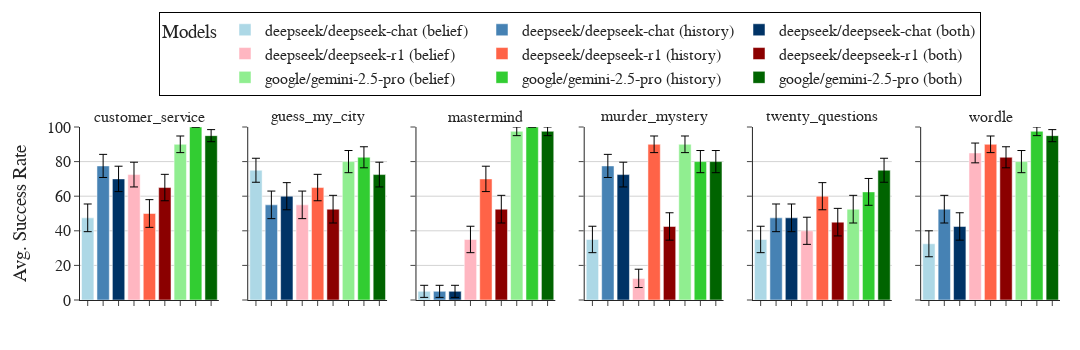

This figure's notebook cell:
### Code cell
fig = plot_win_rates(summary_df)
fig.show()

### Figure 1 — Plotly figure (JSON) as saved in the notebook; plotly's stock layout.template omitted (floating-point values rounded to 4 significant figures)
{"data": [{"error_y": {"array": [7.996], "color": "black", "thickness": 1, "type": "data", "visible": true, "width": 4}, "hovertemplate": "Env: customer_service<br>Word Limit: None<br>Model: deepseek/deepseek-chat (belief)<br>Success Rate: {y:.2f}%<br>SEM: 8.00%<br>N: 40", "marker": {"color": "#ADD8E6"}, "name": "deepseek/deepseek-chat (belief)", "showlegend": true, "type": "bar", "width": 0.8, "x": ["deepseek/deepseek-chat (belief)"], "xaxis": "x", "y": [47.5], "yaxis": "y"}, {"error_y": {"array": [6.687], "color": "black", "thickness": 1, "type": "data", "visible": true, "width": 4}, "hovertemplate": "Env: customer_service<br>Word Limit: None<br>Model: deepseek/deepseek-chat (history)<br>Success Rate: {y:.2f}%<br>SEM: 6.69%<br>N: 40", "marker": {"color": "#4682B4"}, "name": "deepseek/deepseek-chat (history)", "showlegend": true, "type": "bar", "width": 0.8, "x": ["deepseek/deepseek-chat (history)"], "xaxis": "x", "y": [77.5], "yaxis": "y"}, {"error_y": {"array": [7.338], "color": "black", "thickness": 1, "type": "data", "visible": true, "width": 4}, "hovertemplate": "Env: customer_service<br>Word Limit: None<br>Model: deepseek/deepseek-chat (both)<br>Success Rate: {y:.2f}%<br>SEM: 7.34%<br>N: 40", "marker": {"color": "#003366"}, "name": "deepseek/deepseek-chat (both)", "showlegend": true, "type": "bar", "width": 0.8, "x": ["deepseek/deepseek-chat (both)"], "xaxis": "x", "y": [70.0], "yaxis": "y"}, {"error_y": {"array": [7.15], "color": "black", "thickness": 1, "type": "data", "visible": true, "width": 4}, "hovertemplate": "Env: customer_service<br>Word Limit: None<br>Model: deepseek/deepseek-r1 (belief)<br>Success Rate: {y:.2f}%<br>SEM: 7.15%<br>N: 40", "marker": {"color": "#FFB6C1"}, "name": "deepseek/deepseek-r1 (belief)", "showlegend": true, "type": "bar", "width": 0.8, "x": ["deepseek/deepseek-r1 (belief)"], "xaxis": "x", "y": [72.5], "yaxis": "y"}, {"error_y": {"array": [8.006], "color": "black", "thickness": 1, "type": "data", "visible": true, "width": 4}, "hovertemplate": "Env: customer_service<br>Word Limit: None<br>Model: deepseek/deepseek-r1 (history)<br>Success Rate: {y:.2f}%<br>SEM: 8.01%<br>N: 40", "marker": {"color": "#FF6347"}, "name": "deepseek/deepseek-r1 (history)", "showlegend": true, "type": "bar", "width": 0.8, "x": ["deepseek/deepseek-r1 (history)"], "xaxis": "x", "y": [50.0], "yaxis": "y"}, {"error_y": {"array": [7.638], "color": "black", "thickness": 1, "type": "data", "visible": true, "width": 4}, "hovertemplate": "Env: customer_service<br>Word Limit: None<br>Model: deepseek/deepseek-r1 (both)<br>Success Rate: {y:.2f}%<br>SEM: 7.64%<br>N: 40", "marker": {"color": "#8B0000"}, "name": "deepseek/deepseek-r1 (both)", "showlegend": true, "type": "bar", "width": 0.8, "x": ["deepseek/deepseek-r1 (both)"], "xaxis": "x", "y": [65.0], "yaxis": "y"}, {"error_y": {"array": [4.804], "color": "black", "thickness": 1, "type": "data", "visible": true, "width": 4}, "hovertemplate": "Env: customer_service<br>Word Limit: None<br>Model: google/gemini-2.5-pro (belief)<br>Success Rate: {y:.2f}%<br>SEM: 4.80%<br>N: 40", "marker": {"color": "#90EE90"}, "name": "google/gemini-2.5-pro (belief)", "showlegend": true, "type": "bar", "width": 0.8, "x": ["google/gemini-2.5-pro (belief)"], "xaxis": "x", "y": [90.0], "yaxis": "y"}, {"error_y": {"array": [0.0], "color": "black", "thickness": 1, "type": "data", "visible": true, "width": 4}, "hovertemplate": "Env: customer_service<br>Word Limit: None<br>Model: google/gemini-2.5-pro (history)<br>Success Rate: {y:.2f}%<br>SEM: 0.00%<br>N: 40", "marker": {"color": "#32CD32"}, "name": "google/gemini-2.5-pro (history)", "showlegend": true, "type": "bar", "width": 0.8, "x": ["google/gemini-2.5-pro (history)"], "xaxis": "x", "y": [100.0], "yaxis": "y"}, {"error_y": {"array": [3.49], "color": "black", "thickness": 1, "type": "data", "visible": true, "width": 4}, "hovertemplate": "Env: customer_service<br>Word Limit: None<br>Model: google/gemini-2.5-pro (both)<br>Success Rate: {y:.2f}%<br>SEM: 3.49%<br>N: 40", "marker": {"color": "#006400"}, "name": "google/gemini-2.5-pro (both)", "showlegend": true, "type": "bar", "width": 0.8, "x": ["google/gemini-2.5-pro (both)"], "xaxis": "x", "y": [95.0], "yaxis": "y"}, {"error_y": {"array": [6.934], "color": "black", "thickness": 1, "type": "data", "visible": true, "width": 4}, "hovertemplate": "Env: guess_my_city<br>Word Limit: None<br>Model: deepseek/deepseek-chat (belief)<br>Success Rate: {y:.2f}%<br>SEM: 6.93%<br>N: 40", "marker": {"color": "#ADD8E6"}, "name": "deepseek/deepseek-chat (belief)", "showlegend": false, "type": "bar", "width": 0.8, "x": ["deepseek/deepseek-chat (belief)"], "xaxis": "x2", "y": [75.0], "yaxis": "y2"}, {"error_y": {"array": [7.966], "color": "black", "thickness": 1, "type": "data", "visible": true, "width": 4}, "hovertemplate": "Env: guess_my_city<br>Word Limit: None<br>Model: deepseek/deepseek-chat (history)<br>Success Rate: {y:.2f}%<br>SEM: 7.97%<br>N: 40", "marker": {"color": "#4682B4"}, "name": "deepseek/deepseek-chat (history)", "showlegend": false, "type": "bar", "width": 0.8, "x": ["deepseek/deepseek-chat (history)"], "xaxis": "x2", "y": [55.0], "yaxis": "y2"}, {"error_y": {"array": [7.845], "color": "black", "thickness": 1, "type": "data", "visible": true, "width": 4}, "hovertemplate": "Env: guess_my_city<br>Word Limit: None<br>Model: deepseek/deepseek-chat (both)<br>Success Rate: {y:.2f}%<br>SEM: 7.84%<br>N: 40", "marker": {"color": "#003366"}, "name": "deepseek/deepseek-chat (both)", "showlegend": false, "type": "bar", "width": 0.8, "x": ["deepseek/deepseek-chat (both)"], "xaxis": "x2", "y": [60.0], "yaxis": "y2"}, {"error_y": {"array": [7.966], "color": "black", "thickness": 1, "type": "data", "visible": true, "width": 4}, "hovertemplate": "Env: guess_my_city<br>Word Limit: None<br>Model: deepseek/deepseek-r1 (belief)<br>Success Rate: {y:.2f}%<br>SEM: 7.97%<br>N: 40", "marker": {"color": "#FFB6C1"}, "name": "deepseek/deepseek-r1 (belief)", "showlegend": false, "type": "bar", "width": 0.8, "x": ["deepseek/deepseek-r1 (belief)"], "xaxis": "x2", "y": [55.0], "yaxis": "y2"}, {"error_y": {"array": [7.638], "color": "black", "thickness": 1, "type": "data", "visible": true, "width": 4}, "hovertemplate": "Env: guess_my_city<br>Word Limit: None<br>Model: deepseek/deepseek-r1 (history)<br>Success Rate: {y:.2f}%<br>SEM: 7.64%<br>N: 40", "marker": {"color": "#FF6347"}, "name": "deepseek/deepseek-r1 (history)", "showlegend": false, "type": "bar", "width": 0.8, "x": ["deepseek/deepseek-r1 (history)"], "xaxis": "x2", "y": [65.0], "yaxis": "y2"}, {"error_y": {"array": [7.996], "color": "black", "thickness": 1, "type": "data", "visible": true, "width": 4}, "hovertemplate": "Env: guess_my_city<br>Word Limit: None<br>Model: deepseek/deepseek-r1 (both)<br>Success Rate: {y:.2f}%<br>SEM: 8.00%<br>N: 40", "marker": {"color": "#8B0000"}, "name": "deepseek/deepseek-r1 (both)", "showlegend": false, "type": "bar", "width": 0.8, "x": ["deepseek/deepseek-r1 (both)"], "xaxis": "x2", "y": [52.5], "yaxis": "y2"}, {"error_y": {"array": [6.405], "color": "black", "thickness": 1, "type": "data", "visible": true, "width": 4}, "hovertemplate": "Env: guess_my_city<br>Word Limit: None<br>Model: google/gemini-2.5-pro (belief)<br>Success Rate: {y:.2f}%<br>SEM: 6.41%<br>N: 40", "marker": {"color": "#90EE90"}, "name": "google/gemini-2.5-pro (belief)", "showlegend": false, "type": "bar", "width": 0.8, "x": ["google/gemini-2.5-pro (belief)"], "xaxis": "x2", "y": [80.0], "yaxis": "y2"}, {"error_y": {"array": [6.084], "color": "black", "thickness": 1, "type": "data", "visible": true, "width": 4}, "hovertemplate": "Env: guess_my_city<br>Word Limit: None<br>Model: google/gemini-2.5-pro (history)<br>Success Rate: {y:.2f}%<br>SEM: 6.08%<br>N: 40", "marker": {"color": "#32CD32"}, "name": "google/gemini-2.5-pro (history)", "showlegend": false, "type": "bar", "width": 0.8, "x": ["google/gemini-2.5-pro (history)"], "xaxis": "x2", "y": [82.5], "yaxis": "y2"}, {"error_y": {"array": [7.15], "color": "black", "thickness": 1, "type": "data", "visible": true, "width": 4}, "hovertemplate": "Env: guess_my_city<br>Word Limit: None<br>Model: google/gemini-2.5-pro (both)<br>Success Rate: {y:.2f}%<br>SEM: 7.15%<br>N: 40", "marker": {"color": "#006400"}, "name": "google/gemini-2.5-pro (both)", "showlegend": false, "type": "bar", "width": 0.8, "x": ["google/gemini-2.5-pro (both)"], "xaxis": "x2", "y": [72.5], "yaxis": "y2"}, {"error_y": {"array": [3.49], "color": "black", "thickness": 1, "type": "data", "visible": true, "width": 4}, "hovertemplate": "Env: mastermind<br>Word Limit: None<br>Model: deepseek/deepseek-chat (belief)<br>Success Rate: {y:.2f}%<br>SEM: 3.49%<br>N: 40", "marker": {"color": "#ADD8E6"}, "name": "deepseek/deepseek-chat (belief)", "showlegend": false, "type": "bar", "width": 0.8, "x": ["deepseek/deepseek-chat (belief)"], "xaxis": "x3", "y": [5.0], "yaxis": "y3"}, {"error_y": {"array": [3.49], "color": "black", "thickness": 1, "type": "data", "visible": true, "width": 4}, "hovertemplate": "Env: mastermind<br>Word Limit: None<br>Model: deepseek/deepseek-chat (history)<br>Success Rate: {y:.2f}%<br>SEM: 3.49%<br>N: 40", "marker": {"color": "#4682B4"}, "name": "deepseek/deepseek-chat (history)", "showlegend": false, "type": "bar", "width": 0.8, "x": ["deepseek/deepseek-chat (history)"], "xaxis": "x3", "y": [5.0], "yaxis": "y3"}, {"error_y": {"array": [3.49], "color": "black", "thickness": 1, "type": "data", "visible": true, "width": 4}, "hovertemplate": "Env: mastermind<br>Word Limit: None<br>Model: deepseek/deepseek-chat (both)<br>Success Rate: {y:.2f}%<br>SEM: 3.49%<br>N: 40", "marker": {"color": "#003366"}, "name": "deepseek/deepseek-chat (both)", "showlegend": false, "type": "bar", "width": 0.8, "x": ["deepseek/deepseek-chat (both)"], "xaxis": "x3", "y": [5.0], "yaxis": "y3"}, {"error_y": {"array": [7.638], "color": "black", "thickness": 1, "type": "data", "visible": true, "width": 4}, "hovertemplate": "Env: mastermind<br>Word Limit: None<br>Model: deepseek/deepseek-r1 (belief)<br>Success Rate: {y:.2f}%<br>SEM: 7.64%<br>N: 40", "marker": {"color": "#FFB6C1"}, "name": "deepseek/deepseek-r1 (belief)", "showlegend": false, "type": "bar", "width": 0.8, "x": ["deepseek/deepseek-r1 (belief)"], "xaxis": "x3", "y": [35.0], "yaxis": "y3"}, {"error_y": {"array": [7.338], "color": "black", "thickness": 1, "type": "data", "visible": true, "width": 4}, "hovertemplate": "Env: mastermind<br>Word Limit: None<br>Model: deepseek/deepseek-r1 (history)<br>Success Rate: {y:.2f}%<br>SEM: 7.34%<br>N: 40", "marker": {"color": "#FF6347"}, "name": "deepseek/deepseek-r1 (history)", "showlegend": false, "type": "bar", "width": 0.8, "x": ["deepseek/deepseek-r1 (history)"], "xaxis": "x3", "y": [70.0], "yaxis": "y3"}, {"error_y": {"array": [7.996], "color": "black", "thickness": 1, "type": "data", "visible": true, "width": 4}, "hovertemplate": "Env: mastermind<br>Word Limit: None<br>Model: deepseek/deepseek-r1 (both)<br>Success Rate: {y:.2f}%<br>SEM: 8.00%<br>N: 40", "marker": {"color": "#8B0000"}, "name": "deepseek/deepseek-r1 (both)", "showlegend": false, "type": "bar", "width": 0.8, "x": ["deepseek/deepseek-r1 (both)"], "xaxis": "x3", "y": [52.5], "yaxis": "y3"}, {"error_y": {"array": [2.5], "color": "black", "thickness": 1, "type": "data", "visible": true, "width": 4}, "hovertemplate": "Env: mastermind<br>Word Limit: None<br>Model: google/gemini-2.5-pro (belief)<br>Success Rate: {y:.2f}%<br>SEM: 2.50%<br>N: 40", "marker": {"color": "#90EE90"}, "name": "google/gemini-2.5-pro (belief)", "showlegend": false, "type": "bar", "width": 0.8, "x": ["google/gemini-2.5-pro (belief)"], "xaxis": "x3", "y": [97.5], "yaxis": "y3"}, {"error_y": {"array": [0.0], "color": "black", "thickness": 1, "type": "data", "visible": true, "width": 4}, "hovertemplate": "Env: mastermind<br>Word Limit: None<br>Model: google/gemini-2.5-pro (history)<br>Success Rate: {y:.2f}%<br>SEM: 0.00%<br>N: 40", "marker": {"color": "#32CD32"}, "name": "google/gemini-2.5-pro (history)", "showlegend": false, "type": "bar", "width": 0.8, "x": ["google/gemini-2.5-pro (history)"], "xaxis": "x3", "y": [100.0], "yaxis": "y3"}, {"error_y": {"array": [2.5], "color": "black", "thickness": 1, "type": "data", "visible": true, "width": 4}, "hovertemplate": "Env: mastermind<br>Word Limit: None<br>Model: google/gemini-2.5-pro (both)<br>Success Rate: {y:.2f}%<br>SEM: 2.50%<br>N: 40", "marker": {"color": "#006400"}, "name": "google/gemini-2.5-pro (both)", "showlegend": false, "type": "bar", "width": 0.8, "x": ["google/gemini-2.5-pro (both)"], "xaxis": "x3", "y": [97.5], "yaxis": "y3"}, {"error_y": {"array": [7.638], "color": "black", "thickness": 1, "type": "data", "visible": true, "width": 4}, "hovertemplate": "Env: murder_mystery<br>Word Limit: None<br>Model: deepseek/deepseek-chat (belief)<br>Success Rate: {y:.2f}%<br>SEM: 7.64%<br>N: 40", "marker": {"color": "#ADD8E6"}, "name": "deepseek/deepseek-chat (belief)", "showlegend": false, "type": "bar", "width": 0.8, "x": ["deepseek/deepseek-chat (belief)"], "xaxis": "x4", "y": [35.0], "yaxis": "y4"}, {"error_y": {"array": [6.687], "color": "black", "thickness": 1, "type": "data", "visible": true, "width": 4}, "hovertemplate": "Env: murder_mystery<br>Word Limit: None<br>Model: deepseek/deepseek-chat (history)<br>Success Rate: {y:.2f}%<br>SEM: 6.69%<br>N: 40", "marker": {"color": "#4682B4"}, "name": "deepseek/deepseek-chat (history)", "showlegend": false, "type": "bar", "width": 0.8, "x": ["deepseek/deepseek-chat (history)"], "xaxis": "x4", "y": [77.5], "yaxis": "y4"}, {"error_y": {"array": [7.15], "color": "black", "thickness": 1, "type": "data", "visible": true, "width": 4}, "hovertemplate": "Env: murder_mystery<br>Word Limit: None<br>Model: deepseek/deepseek-chat (both)<br>Success Rate: {y:.2f}%<br>SEM: 7.15%<br>N: 40", "marker": {"color": "#003366"}, "name": "deepseek/deepseek-chat (both)", "showlegend": false, "type": "bar", "width": 0.8, "x": ["deepseek/deepseek-chat (both)"], "xaxis": "x4", "y": [72.5], "yaxis": "y4"}, {"error_y": {"array": [5.296], "color": "black", "thickness": 1, "type": "data", "visible": true, "width": 4}, "hovertemplate": "Env: murder_mystery<br>Word Limit: None<br>Model: deepseek/deepseek-r1 (belief)<br>Success Rate: {y:.2f}%<br>SEM: 5.30%<br>N: 40", "marker": {"color": "#FFB6C1"}, "name": "deepseek/deepseek-r1 (belief)", "showlegend": false, "type": "bar", "width": 0.8, "x": ["deepseek/deepseek-r1 (belief)"], "xaxis": "x4", "y": [12.5], "yaxis": "y4"}, {"error_y": {"array": [4.804], "color": "black", "thickness": 1, "type": "data", "visible": true, "width": 4}, "hovertemplate": "Env: murder_mystery<br>Word Limit: None<br>Model: deepseek/deepseek-r1 (history)<br>Success Rate: {y:.2f}%<br>SEM: 4.80%<br>N: 40", "marker": {"color": "#FF6347"}, "name": "deepseek/deepseek-r1 (history)", "showlegend": false, "type": "bar", "width": 0.8, "x": ["deepseek/deepseek-r1 (history)"], "xaxis": "x4", "y": [90.0], "yaxis": "y4"}, {"error_y": {"array": [7.916], "color": "black", "thickness": 1, "type": "data", "visible": true, "width": 4}, "hovertemplate": "Env: murder_mystery<br>Word Limit: None<br>Model: deepseek/deepseek-r1 (both)<br>Success Rate: {y:.2f}%<br>SEM: 7.92%<br>N: 40", "marker": {"color": "#8B0000"}, "name": "deepseek/deepseek-r1 (both)", "showlegend": false, "type": "bar", "width": 0.8, "x": ["deepseek/deepseek-r1 (both)"], "xaxis": "x4", "y": [42.5], "yaxis": "y4"}, {"error_y": {"array": [4.804], "color": "black", "thickness": 1, "type": "data", "visible": true, "width": 4}, "hovertemplate": "Env: murder_mystery<br>Word Limit: None<br>Model: google/gemini-2.5-pro (belief)<br>Success Rate: {y:.2f}%<br>SEM: 4.80%<br>N: 40", "marker": {"color": "#90EE90"}, "name": "google/gemini-2.5-pro (belief)", "showlegend": false, "type": "bar", "width": 0.8, "x": ["google/gemini-2.5-pro (belief)"], "xaxis": "x4", "y": [90.0], "yaxis": "y4"}, {"error_y": {"array": [6.405], "color": "black", "thickness": 1, "type": "data", "visible": true, "width": 4}, "hovertemplate": "Env: murder_mystery<br>Word Limit: None<br>Model: google/gemini-2.5-pro (history)<br>Success Rate: {y:.2f}%<br>SEM: 6.41%<br>N: 40", "marker": {"color": "#32CD32"}, "name": "google/gemini-2.5-pro (history)", "showlegend": false, "type": "bar", "width": 0.8, "x": ["google/gemini-2.5-pro (history)"], "xaxis": "x4", "y": [80.0], "yaxis": "y4"}, {"error_y": {"array": [6.405], "color": "black", "thickness": 1, "type": "data", "visible": true, "width": 4}, "hovertemplate": "Env: murder_mystery<br>Word Limit: None<br>Model: google/gemini-2.5-pro (both)<br>Success Rate: {y:.2f}%<br>SEM: 6.41%<br>N: 40", "marker": {"color": "#006400"}, "name": "google/gemini-2.5-pro (both)", "showlegend": false, "type": "bar", "width": 0.8, "x": ["google/gemini-2.5-pro (both)"], "xaxis": "x4", "y": [80.0], "yaxis": "y4"}, {"error_y": {"array": [7.638], "color": "black", "thickness": 1, "type": "data", "visible": true, "width": 4}, "hovertemplate": "Env: twenty_questions<br>Word Limit: None<br>Model: deepseek/deepseek-chat (belief)<br>Success Rate: {y:.2f}%<br>SEM: 7.64%<br>N: 40", "marker": {"color": "#ADD8E6"}, "name": "deepseek/deepseek-chat (belief)", "showlegend": false, "type": "bar", "width": 0.8, "x": ["deepseek/deepseek-chat (belief)"], "xaxis": "x5", "y": [35.0], "yaxis": "y5"}, {"error_y": {"array": [7.996], "color": "black", "thickness": 1, "type": "data", "visible": true, "width": 4}, "hovertemplate": "Env: twenty_questions<br>Word Limit: None<br>Model: deepseek/deepseek-chat (history)<br>Success Rate: {y:.2f}%<br>SEM: 8.00%<br>N: 40", "marker": {"color": "#4682B4"}, "name": "deepseek/deepseek-chat (history)", "showlegend": false, "type": "bar", "width": 0.8, "x": ["deepseek/deepseek-chat (history)"], "xaxis": "x5", "y": [47.5], "yaxis": "y5"}, {"error_y": {"array": [7.996], "color": "black", "thickness": 1, "type": "data", "visible": true, "width": 4}, "hovertemplate": "Env: twenty_questions<br>Word Limit: None<br>Model: deepseek/deepseek-chat (both)<br>Success Rate: {y:.2f}%<br>SEM: 8.00%<br>N: 40", "marker": {"color": "#003366"}, "name": "deepseek/deepseek-chat (both)", "showlegend": false, "type": "bar", "width": 0.8, "x": ["deepseek/deepseek-chat (both)"], "xaxis": "x5", "y": [47.5], "yaxis": "y5"}, {"error_y": {"array": [7.845], "color": "black", "thickness": 1, "type": "data", "visible": true, "width": 4}, "hovertemplate": "Env: twenty_questions<br>Word Limit: None<br>Model: deepseek/deepseek-r1 (belief)<br>Success Rate: {y:.2f}%<br>SEM: 7.84%<br>N: 40", "marker": {"color": "#FFB6C1"}, "name": "deepseek/deepseek-r1 (belief)", "showlegend": false, "type": "bar", "width": 0.8, "x": ["deepseek/deepseek-r1 (belief)"], "xaxis": "x5", "y": [40.0], "yaxis": "y5"}, {"error_y": {"array": [7.845], "color": "black", "thickness": 1, "type": "data", "visible": true, "width": 4}, "hovertemplate": "Env: twenty_questions<br>Word Limit: None<br>Model: deepseek/deepseek-r1 (history)<br>Success Rate: {y:.2f}%<br>SEM: 7.84%<br>N: 40", "marker": {"color": "#FF6347"}, "name": "deepseek/deepseek-r1 (history)", "showlegend": false, "type": "bar", "width": 0.8, "x": ["deepseek/deepseek-r1 (history)"], "xaxis": "x5", "y": [60.0], "yaxis": "y5"}, {"error_y": {"array": [7.966], "color": "black", "thickness": 1, "type": "data", "visible": true, "width": 4}, "hovertemplate": "Env: twenty_questions<br>Word Limit: None<br>Model: deepseek/deepseek-r1 (both)<br>Success Rate: {y:.2f}%<br>SEM: 7.97%<br>N: 40", "marker": {"color": "#8B0000"}, "name": "deepseek/deepseek-r1 (both)", "showlegend": false, "type": "bar", "width": 0.8, "x": ["deepseek/deepseek-r1 (both)"], "xaxis": "x5", "y": [45.0], "yaxis": "y5"}, {"error_y": {"array": [7.996], "color": "black", "thickness": 1, "type": "data", "visible": true, "width": 4}, "hovertemplate": "Env: twenty_questions<br>Word Limit: None<br>Model: google/gemini-2.5-pro (belief)<br>Success Rate: {y:.2f}%<br>SEM: 8.00%<br>N: 40", "marker": {"color": "#90EE90"}, "name": "google/gemini-2.5-pro (belief)", "showlegend": false, "type": "bar", "width": 0.8, "x": ["google/gemini-2.5-pro (belief)"], "xaxis": "x5", "y": [52.5], "yaxis": "y5"}, {"error_y": {"array": [7.752], "color": "black", "thickness": 1, "type": "data", "visible": true, "width": 4}, "hovertemplate": "Env: twenty_questions<br>Word Limit: None<br>Model: google/gemini-2.5-pro (history)<br>Success Rate: {y:.2f}%<br>SEM: 7.75%<br>N: 40", "marker": {"color": "#32CD32"}, "name": "google/gemini-2.5-pro (history)", "showlegend": false, "type": "bar", "width": 0.8, "x": ["google/gemini-2.5-pro (history)"], "xaxis": "x5", "y": [62.5], "yaxis": "y5"}, {"error_y": {"array": [6.934], "color": "black", "thickness": 1, "type": "data", "visible": true, "width": 4}, "hovertemplate": "Env: twenty_questions<br>Word Limit: None<br>Model: google/gemini-2.5-pro (both)<br>Success Rate: {y:.2f}%<br>SEM: 6.93%<br>N: 40", "marker": {"color": "#006400"}, "name": "google/gemini-2.5-pro (both)", "showlegend": false, "type": "bar", "width": 0.8, "x": ["google/gemini-2.5-pro (both)"], "xaxis": "x5", "y": [75.0], "yaxis": "y5"}, {"error_y": {"array": [7.5], "color": "black", "thickness": 1, "type": "data", "visible": true, "width": 4}, "hovertemplate": "Env: wordle<br>Word Limit: None<br>Model: deepseek/deepseek-chat (belief)<br>Success Rate: {y:.2f}%<br>SEM: 7.50%<br>N: 40", "marker": {"color": "#ADD8E6"}, "name": "deepseek/deepseek-chat (belief)", "showlegend": false, "type": "bar", "width": 0.8, "x": ["deepseek/deepseek-chat (belief)"], "xaxis": "x6", "y": [32.5], "yaxis": "y6"}, {"error_y": {"array": [7.996], "color": "black", "thickness": 1, "type": "data", "visible": true, "width": 4}, "hovertemplate": "Env: wordle<br>Word Limit: None<br>Model: deepseek/deepseek-chat (history)<br>Success Rate: {y:.2f}%<br>SEM: 8.00%<br>N: 40", "marker": {"color": "#4682B4"}, "name": "deepseek/deepseek-chat (history)", "showlegend": false, "type": "bar", "width": 0.8, "x": ["deepseek/deepseek-chat (history)"], "xaxis": "x6", "y": [52.5], "yaxis": "y6"}, {"error_y": {"array": [7.916], "color": "black", "thickness": 1, "type": "data", "visible": true, "width": 4}, "hovertemplate": "Env: wordle<br>Word Limit: None<br>Model: deepseek/deepseek-chat (both)<br>Success Rate: {y:.2f}%<br>SEM: 7.92%<br>N: 40", "marker": {"color": "#003366"}, "name": "deepseek/deepseek-chat (both)", "showlegend": false, "type": "bar", "width": 0.8, "x": ["deepseek/deepseek-chat (both)"], "xaxis": "x6", "y": [42.5], "yaxis": "y6"}, {"error_y": {"array": [5.718], "color": "black", "thickness": 1, "type": "data", "visible": true, "width": 4}, "hovertemplate": "Env: wordle<br>Word Limit: None<br>Model: deepseek/deepseek-r1 (belief)<br>Success Rate: {y:.2f}%<br>SEM: 5.72%<br>N: 40", "marker": {"color": "#FFB6C1"}, "name": "deepseek/deepseek-r1 (belief)", "showlegend": false, "type": "bar", "width": 0.8, "x": ["deepseek/deepseek-r1 (belief)"], "xaxis": "x6", "y": [85.0], "yaxis": "y6"}, {"error_y": {"array": [4.804], "color": "black", "thickness": 1, "type": "data", "visible": true, "width": 4}, "hovertemplate": "Env: wordle<br>Word Limit: None<br>Model: deepseek/deepseek-r1 (history)<br>Success Rate: {y:.2f}%<br>SEM: 4.80%<br>N: 40", "marker": {"color": "#FF6347"}, "name": "deepseek/deepseek-r1 (history)", "showlegend": false, "type": "bar", "width": 0.8, "x": ["deepseek/deepseek-r1 (history)"], "xaxis": "x6", "y": [90.0], "yaxis": "y6"}, {"error_y": {"array": [6.084], "color": "black", "thickness": 1, "type": "data", "visible": true, "width": 4}, "hovertemplate": "Env: wordle<br>Word Limit: None<br>Model: deepseek/deepseek-r1 (both)<br>Success Rate: {y:.2f}%<br>SEM: 6.08%<br>N: 40", "marker": {"color": "#8B0000"}, "name": "deepseek/deepseek-r1 (both)", "showlegend": false, "type": "bar", "width": 0.8, "x": ["deepseek/deepseek-r1 (both)"], "xaxis": "x6", "y": [82.5], "yaxis": "y6"}, {"error_y": {"array": [6.405], "color": "black", "thickness": 1, "type": "data", "visible": true, "width": 4}, "hovertemplate": "Env: wordle<br>Word Limit: None<br>Model: google/gemini-2.5-pro (belief)<br>Success Rate: {y:.2f}%<br>SEM: 6.41%<br>N: 40", "marker": {"color": "#90EE90"}, "name": "google/gemini-2.5-pro (belief)", "showlegend": false, "type": "bar", "width": 0.8, "x": ["google/gemini-2.5-pro (belief)"], "xaxis": "x6", "y": [80.0], "yaxis": "y6"}, {"error_y": {"array": [2.5], "color": "black", "thickness": 1, "type": "data", "visible": true, "width": 4}, "hovertemplate": "Env: wordle<br>Word Limit: None<br>Model: google/gemini-2.5-pro (history)<br>Success Rate: {y:.2f}%<br>SEM: 2.50%<br>N: 40", "marker": {"color": "#32CD32"}, "name": "google/gemini-2.5-pro (history)", "showlegend": false, "type": "bar", "width": 0.8, "x": ["google/gemini-2.5-pro (history)"], "xaxis": "x6", "y": [97.5], "yaxis": "y6"}, {"error_y": {"array": [3.49], "color": "black", "thickness": 1, "type": "data", "visible": true, "width": 4}, "hovertemplate": "Env: wordle<br>Word Limit: None<br>Model: google/gemini-2.5-pro (both)<br>Success Rate: {y:.2f}%<br>SEM: 3.49%<br>N: 40", "marker": {"color": "#006400"}, "name": "google/gemini-2.5-pro (both)", "showlegend": false, "type": "bar", "width": 0.8, "x": ["google/gemini-2.5-pro (both)"], "xaxis": "x6", "y": [95.0], "yaxis": "y6"}], "layout": {"annotations": [{"font": {"size": 16}, "showarrow": false, "text": "customer_service", "x": 0.07083, "xanchor": "center", "xref": "paper", "y": 1, "yanchor": "bottom", "yref": "paper"}, {"font": {"size": 16}, "showarrow": false, "text": "guess_my_city", "x": 0.2425, "xanchor": "center", "xref": "paper", "y": 1, "yanchor": "bottom", "yref": "paper"}, {"font": {"size": 16}, "showarrow": false, "text": "mastermind", "x": 0.4142, "xanchor": "center", "xref": "paper", "y": 1, "yanchor": "bottom", "yref": "paper"}, {"font": {"size": 16}, "showarrow": false, "text": "murder_mystery", "x": 0.5858, "xanchor": "center", "xref": "paper", "y": 1, "yanchor": "bottom", "yref": "paper"}, {"font": {"size": 16}, "showarrow": false, "text": "twenty_questions", "x": 0.7575, "xanchor": "center", "xref": "paper", "y": 1, "yanchor": "bottom", "yref": "paper"}, {"font": {"size": 16}, "showarrow": false, "text": "wordle", "x": 0.9292, "xanchor": "center", "xref": "paper", "y": 1, "yanchor": "bottom", "yref": "paper"}], "barmode": "group", "font": {"family": "Computer Modern, serif", "size": 16}, "height": 350, "legend": {"bgcolor": "rgba(255,255,255,0.9)", "bordercolor": "black", "borderwidth": 1, "orientation": "h", "title": {"text": "Models"}, "x": 0.5, "xanchor": "center", "y": 1.18, "yanchor": "bottom"}, "margin": {"b": 50, "l": 80, "r": 20, "t": 100}, "plot_bgcolor": "white", "showlegend": true, "width": 1080, "xaxis": {"anchor": "y", "domain": [0, 0.1417], "showticklabels": false}, "xaxis2": {"anchor": "y2", "domain": [0.1717, 0.3133], "showticklabels": false}, "xaxis3": {"anchor": "y3", "domain": [0.3433, 0.485], "showticklabels": false}, "xaxis4": {"anchor": "y4", "domain": [0.515, 0.6567], "showticklabels": false}, "xaxis5": {"anchor": "y5", "domain": [0.6867, 0.8283], "showticklabels": false}, "xaxis6": {"anchor": "y6", "domain": [0.8583, 1], "showticklabels": false}, "yaxis": {"anchor": "x", "domain": [0, 1], "gridcolor": "lightgray", "range": [0, 100], "showgrid": true, "title": {"text": "Avg. Success Rate"}}, "yaxis2": {"anchor": "x2", "domain": [0, 1], "gridcolor": "lightgray", "matches": "y", "range": [0, 100], "showgrid": true, "showticklabels": false}, "yaxis3": {"anchor": "x3", "domain": [0, 1], "gridcolor": "lightgray", "matches": "y", "range": [0, 100], "showgrid": true, "showticklabels": false}, "yaxis4": {"anchor": "x4", "domain": [0, 1], "gridcolor": "lightgray", "matches": "y", "range": [0, 100], "showgrid": true, "showticklabels": false}, "yaxis5": {"anchor": "x5", "domain": [0, 1], "gridcolor": "lightgray", "matches": "y", "range": [0, 100], "showgrid": true, "showticklabels": false}, "yaxis6": {"anchor": "x6", "domain": [0, 1], "gridcolor": "lightgray", "matches": "y", "range": [0, 100], "showgrid": true, "showticklabels": false}}}
